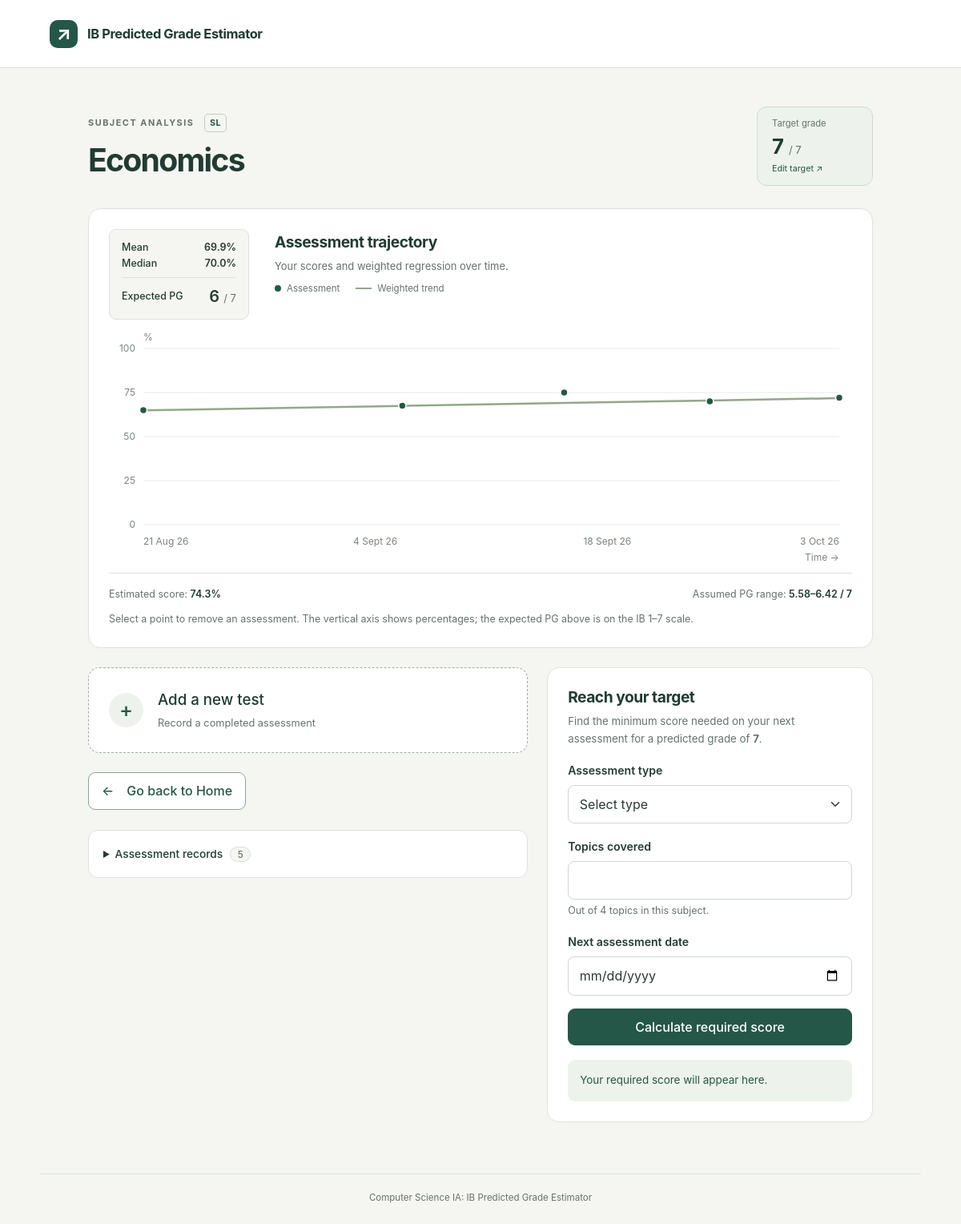
Screenshot of /subject/3 (signed in) with the database file from the repository.
### tables this page shows
CREATE TABLE subjects(subject_id INTEGER PRIMARY KEY,
									subject_name VARCHAR(50) NOT NULL,
                                    level VARCHAR(2) NOT NULL
                                    CHECK(level IN ('HL','SL')),
                                    total_topics INTEGER NOT NULL
                                    CHECK(total_topics > 0),
                                    
                                    UNIQUE(subject_name, level));

CREATE TABLE user_subjects(user_subject_id INTEGER PRIMARY KEY,
										 user_id INTEGER NOT NULL,
                                         subject_id INTEGER NOT NULL,
                                         target_grade INTEGER NOT NULL
                                         CHECK(target_grade BETWEEN 1 AND 7),
                                         
                                         FOREIGN KEY (user_id) REFERENCES users(user_id)
                                         ON DELETE CASCADE,
                                         FOREIGN KEY (subject_id) REFERENCES subjects(subject_id));

### app.py (the view)
@app.route("/subject/<int:user_subject_id>")
def load_assessments(user_subject_id):
    if "user_id" not in session:
        return redirect(url_for("login"))
    connection = get_db()
    cursor = connection.cursor()
    command = """SELECT user_subjects.user_subject_id,
                        user_subjects.subject_id,
                        user_subjects.target_grade,
                        subjects.subject_name,
                        subjects.level,
                        subjects.total_topics
                FROM user_subjects JOIN subjects
                    ON user_subjects.subject_id = subjects.subject_id
                WHERE user_subjects.user_subject_id=? AND user_subjects.user_id=?"""
    cursor.execute(command, (user_subject_id, session["user_id"]))
    subject = cursor.fetchone() # row containing specific subject info for user
    if subject is None:
        connection.close()
        flash("Invalid subject")
        return redirect(url_for("home"))
    cursor.execute("SELECT * FROM assessments WHERE user_subject_id=? ORDER BY assessment_date", (user_subject_id,))
    assessments = cursor.fetchall()
    connection.close()
    boundaries = get_boundaries(subject["subject_id"], 2025, "May")
    analysis = analyse_subject(assessments, subject["total_topics"], boundaries)
    today = date.today().isoformat()
    if assessments:
        latest_date = assessments[-1]["assessment_date"]
        earliest_advice_date = max(today, latest_date)
    else:
        earliest_advice_date = today
    return render_template("subject.html", subject=subject, assessments=assessments, analysis=analysis, today=today, earliest_advice_date=earliest_advice_date)

### app.py (called while the page is built)
def get_boundaries(subject_id, exam_year, exam_session):
    connection = get_db()
    cursor = connection.cursor()
    command = """SELECT grade, lower_boundary
                 FROM grade_boundaries
                 WHERE subject_id=? AND exam_year=? AND exam_session=?
                 ORDER BY grade"""
    cursor.execute(command, (subject_id, exam_year, exam_session))
    rows = cursor.fetchall()
    connection.close()
    boundaries = {}
    for boundary in rows:
        boundaries[boundary["grade"]] = boundary["lower_boundary"]
    return boundaries

### database.py (called while the page is built)
def get_db():
    connection = sqlite3.connect("database.db")
    connection.execute("PRAGMA foreign_keys = ON")
    connection.row_factory = sqlite3.Row
    return connection

### logic.py (called while the page is built)
def number(num):
    try:
        num = float(num)
    except (ValueError, TypeError, OverflowError):
        raise ValueError("Error: wrong type/value")
    if not isfinite(num):
        raise ValueError("Error: not finite")
    return num

def integer(num):
    num = number(num)
    if not num.is_integer():
        raise ValueError("Error: not an integer")
    return int(num)

def percentage(score, maximum_score):
    score, maximum_score = number(score), number(maximum_score)
    if maximum_score <= 0:
        raise ValueError("maximum score must be greater than 0")
    if not (0 <= score <= maximum_score):
        raise ValueError("score must be within 0 and max_score")
    return 100 * (score / maximum_score)

def days_between(first_date, second_date):
    try:
        first_date = date.fromisoformat(first_date)
        second_date = date.fromisoformat(second_date)
    except (ValueError, TypeError):
        raise ValueError("Invalid date")
    return (second_date - first_date).days

def score_to_grade(score, maximum_score, boundaries):
    score = percentage(score, maximum_score)
    for grade in range(7,0,-1):
        if score >= boundaries[grade]:
            return grade

def assessment_type_weight(assessment_type):
    weights = {
        "Learning Experience": 0.05,
        "Formative": 0.25,
        "Summative": 0.75,
        "Mock Exam": 1,
        "IA": 1
    }
    if assessment_type not in weights:
        raise ValueError("Invalid assessment type")
    return weights[assessment_type]

def mean(scores):   # must take list of scores in percentage form
    if len(scores) == 0:
        raise ValueError("No scores available")
    return sum(scores) / len(scores)

### templates/subject.html (shortened to what this page needs)
{% extends 'base.html' %}
{% from '_macros.html' import value, uncertainty, grades, assessment_fields %}
{% block content %}
<div class="subject-shell">
  <div class="page-heading subject-heading">
    <div><p class="eyebrow">SUBJECT ANALYSIS <span class="level-badge">{{ subject['level'] }}</span></p><h1>{{ subject['subject_name'] }}</h1></div>
    <button type="button" class="target-button" data-bs-toggle="modal" data-bs-target="#target-modal"><span>Target grade</span><strong>{{ subject['target_grade'] }} <small>/ 7</small></strong><span class="target-edit">Edit target ↗</span></button>
  </div>
  <section class="card chart-card" aria-labelledby="trajectory-title">
    <div class="chart-top">
      <dl class="chart-stats mb-0">
        <div><dt>Mean</dt><dd>{{ value(analysis['mean'], '%') }}</dd></div>
        <div><dt>Median</dt><dd>{{ value(analysis['median'], '%') }}</dd></div>
        <div class="pg-stat"><dt>Expected PG</dt><dd>{{ value(analysis['predicted_grade'], '', 0) }} <small>/ 7</small></dd></div>
      </dl>
      <div class="chart-heading"><h2 id="trajectory-title">Assessment trajectory</h2><p class="text-secondary mb-2">Your scores and weighted regression over time.</p><div class="chart-legend"><span><i class="legend-dot"></i>Assessment</span><span><i class="legend-line"></i>Weighted trend</span></div></div>
    </div>
    <div id="trajectory-chart" class="trajectory-chart" aria-label="Assessment percentage scores plotted by date"></div>
    <div class="chart-footnote"><span>Estimated score: <strong>{{ value(analysis['predicted_percentage'], '%') }}</strong></span><span>Assumed PG range: <strong>{{ uncertainty(analysis['uncertainty_range'], 7) }}</strong></span></div>
    <p class="form-text mb-0">Select a point to remove an assessment. The vertical axis shows percentages; the expected PG above is on the IB 1–7 scale.</p>
  </section>
  <div class="subject-bottom">
    <div class="subject-actions">
      <button class="add-test-button" type="button" data-bs-toggle="modal" data-bs-target="#add-assessment-modal"><span class="plus-icon" aria-hidden="true">+</span><span>Add a new test<small>Record a completed assessment</small></span></button>
      <a class="btn btn-outline-primary back-home" href="{{ url_for('home') }}"><span aria-hidden="true">←</span> Go back to Home</a>
      <details class="assessment-records">
        <summary>Assessment records <span class="count-badge">{{ assessments|length }}</span></summary>
      </details>
    </div>
    <section class="card advice-card" aria-labelledby="advice-title">
      <h2 id="advice-title">Reach your target</h2><p class="text-secondary">Find the minimum score needed on your next assessment for a predicted grade of <strong>{{ subject['target_grade'] }}</strong>.</p>
      <form id="advice-form" method="post" action="{{ url_for('advice', user_subject_id=subject['user_subject_id']) }}">
        {{ assessment_fields('advice', subject['total_topics'], earliest_advice_date) }}
        <button type="submit" class="btn btn-primary w-100" {% if not assessments %}disabled{% endif %}>Calculate required score</button>
      </form>
      <div id="advice-result" class="advice-result" role="status" aria-live="polite" aria-atomic="true">{% if not assessments %}Add a completed assessment first to calculate advice.{% else %}Your required score will appear here.{% endif %}</div>
    </section>
  </div>
</div>
{% endblock %}

### rows the page displays
subjects: level "SL", subject_name "Economics"
user_subjects: target_grade "7"

### other values shown
{{ ('%.' ~ decimals ~ 'f')|format(number) }} "69.9 70.0 6 74.3 5.58 6.42"
{{ suffix }} "% % %"
{{ maximum }} "7"
{{ assessments|length }} "5"
{{ total_topics }} "4"
